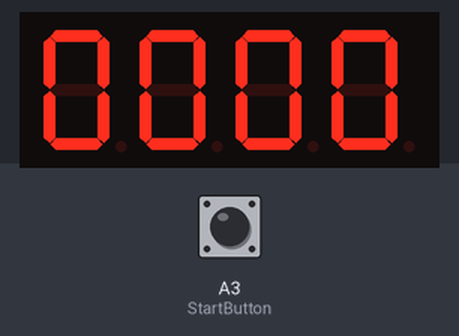
Bench run of a sketch on a simulated Arduino Uno, built with avr-gcc and run on an emulated ATmega328P. On the bench: 4-digit seven-segment display. Wiring (inferred from the names in the program): 4-digit 7-segment display, segments lit when HIGH: segments pin 3, pin 4, pin 5, pin 6, pin 7, pin 8, pin 9; digit selects pin 10, pin 11, pin 12, pin 13. The test bench sets the inputs (shaded band); at power-on: A3 (StartButton) LOW. The segment pins are drawn as the display they are named for; what the sketch prints to the serial monitor is not drawn.

Above: at 0.1 s.
At 6.9 s:
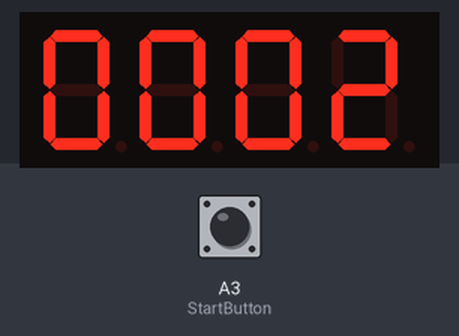
At 13.2 s:
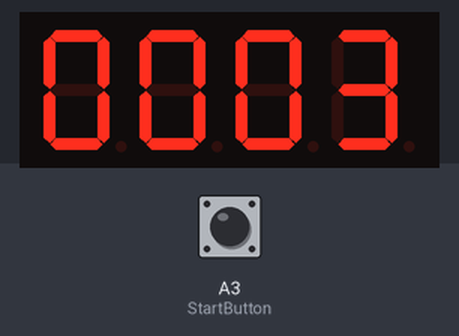
At 19.5 s:
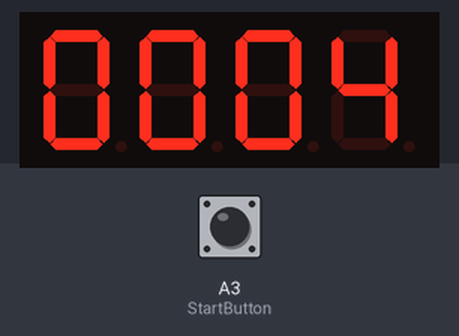
At 25.8 s:
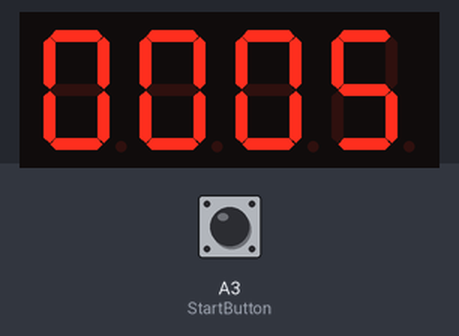
At 32.8 s:
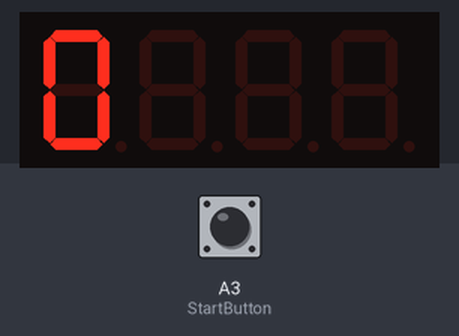

The sketch:

BarunTimer.ino
```cpp
// MODES OF OPERATION
// COUNT - Timer increments each second.  Started by "START" button.
// PAUSED - Timer stops counting, shows current time.
//          "START" button toggles between PAUSED and COUNT
//          TIME blinks in sync with colon when PAUSED
// STOPPED - Timer stops counting.  Mode entered by "STOP" button.
//          Pressing "STOP" again resets the display
//          COLON stopps blinking when timer is STOPPED (but visible)
// On Power On Reset:
//          Diplays shows 00:00
// When timer starts
//          Display clears leading Zeros, flashes colon at 1HZ i.e. "  : 1" for 1 second
#define SEGA   3
#define SEGB   4
#define SEGC   5
#define SEGD   6
#define SEGE   7
#define SEGF   8
#define SEGG   9
#define COLON  A0
// Upper colon tied to Digit3
// Lower colon tied to Digit 4
#define DIGIT1 10     // display tensMinutes
#define DIGIT2 11     // display unitMinutes
#define DIGIT3 12     // display tensSeconds
#define DIGIT4 13     // display unitMinutes  // also Built In LED
#define StartButton A3// Start Button input
#define StopButton  A2// Stop Button input
#define debounceCount 200

unsigned long previousMillis = 0;
const long interval = 500;        // Flash COLON at 1 Hz
int unitSeconds = 0;
int tensSeconds = 0;
int unitMinutes = 0;
int tensMinutes = 0;
int halfSecond = 0;
int currentDigit = 0;
// Debounce Setup
int buttonStartState; // Active High Input
int buttonStartCounter;

// Modes of operation
enum mode {
  stopped,
  pause,
  count
} currentMode;

void setup() {
  Serial.begin(115200);
  Serial.println("Barun Awesome Timer is Awesome.");
  currentMode = stopped;
  // Initialise LED driver pins as outputs
  pinMode(SEGA, OUTPUT);
  pinMode(SEGB, OUTPUT);
  pinMode(SEGC, OUTPUT);
  pinMode(SEGD, OUTPUT);
  pinMode(SEGE, OUTPUT);
  pinMode(SEGF, OUTPUT);
  pinMode(SEGG, OUTPUT);
  pinMode(COLON, OUTPUT);
  pinMode(DIGIT1, OUTPUT);
  pinMode(DIGIT2, OUTPUT);
  pinMode(DIGIT3, OUTPUT);
  pinMode(DIGIT4, OUTPUT);
  pinMode(LED_BUILTIN, OUTPUT);
  pinMode(StartButton, INPUT);
  pinMode(StopButton, INPUT);
  // Turn all LEDs off (Digit Cathodes have to be set high)
  digitalWrite(SEGA, LOW);
  digitalWrite(SEGB, LOW);
  digitalWrite(SEGC, LOW);
  digitalWrite(SEGD, LOW);
  digitalWrite(SEGE, LOW);
  digitalWrite(SEGF, LOW);
  digitalWrite(SEGG, LOW);
  digitalWrite(COLON, HIGH);    // Show Colon at Power On Reset
  digitalWrite(DIGIT1, HIGH);
  digitalWrite(DIGIT2, HIGH);
  digitalWrite(DIGIT3, HIGH);
  digitalWrite(DIGIT4, HIGH);
  buttonStartState = 0; // Active High Input
  buttonStartCounter = 0;
}

void loop() {
  // put your main code here, to run repeatedly:
  unsigned long currentMillis = millis();
  // debouce inputs here
  int currentInput = 0;
  currentInput = digitalRead(StartButton);
  //  debounce(currentInput, &buttonStartState, &buttonStartCounter);
  //  debounce(digitalRead(StartButton), &buttonStartState, &buttonStartCounter);
  Serial.print("Debouncing currentState: ");
  Serial.print(buttonStartState); Serial.print(" :");
  Serial.print(currentInput); Serial.print(" :");
  Serial.println(buttonStartCounter);

  if (buttonStartState != currentInput) {
    buttonStartCounter++;
    if (buttonStartCounter >= debounceCount) {
      buttonStartCounter = 0;
      buttonStartState = currentInput; // WHY DOESNT THIS WORK??!!
      Serial.print("Current State is now "); Serial.println(buttonStartState);
      Serial.println("Debounced");
      delay(5000);
    }
  } else {
    buttonStartCounter = 0;
  }
  //Serial.print("buttonStartState is :"); Serial.print(buttonStartState); Serial.println(buttonStartCounter);
  Serial.print("Current State is now top be compared "); Serial.println(buttonStartState);
  if (buttonStartState = 1) {
    if (currentMode == count) {
      currentMode = pause;
    } else {
      currentMode = count;
    }
  }
  //  if (debounceStop.read() == 1) {
  //currentMode = stopped;
  //}
  if (currentMillis - previousMillis >= interval) {                 // Every Half Second
    previousMillis = currentMillis;

    if (currentMode == count) { // count = 2
      if (halfSecond == 0) {
        updateTime();
        //        digitalWrite(COLON, !digitalRead(COLON));
        digitalWrite(COLON, HIGH);
        halfSecond = 1;
      } else {
        digitalWrite(COLON, LOW);
        halfSecond = 0;
      }
    }
  }
  displayTime();
}
```

debounce.ino
```cpp
void debounce(int test, int *state, int *counter) {
  if ((*state) != test) {
    (*counter)++;
    if ((*counter) >= debounceCount) {
      (*counter) = 0;
      (*state) = test;
    }
  } else {
    (*counter) = 0;
  }
}
```

updateTime.ino
```cpp
void updateTime() {
  // Format MM:SS for the display
  unitSeconds++;
  if (unitSeconds > 9) {
    unitSeconds = 0;
    if (tensSeconds == -1) {
      tensSeconds = 1;
    } else {
      tensSeconds++;
    }
    if (tensSeconds > 5) {
      tensSeconds = 0;
      if (unitMinutes == -1) {
        unitMinutes = 1;
      } else {
        unitMinutes++;
      }
      if (unitMinutes > 9) {
        unitMinutes = 0;
        if (tensMinutes == -1) {
          tensMinutes = 1;
        } else {
          tensMinutes++;
        }
        if (tensMinutes > 9) {
          tensMinutes = 0;    // clock rolls over to 00:00 - or should we halt?
        }
      }
    }
  }
}

void displayTime() {
  //Set digit
  switch (currentDigit) {
    case 0:
      displayDigit(-1);
      digitalWrite(DIGIT1, HIGH);
      digitalWrite(DIGIT2, HIGH);
      digitalWrite(DIGIT3, HIGH);
      digitalWrite(DIGIT4, LOW);
      displayDigit(unitSeconds);
      currentDigit = 1;
      break;
    case 1:
      displayDigit(-1);
      digitalWrite(DIGIT1, HIGH);
      digitalWrite(DIGIT2, HIGH);
      digitalWrite(DIGIT3, LOW);
      digitalWrite(DIGIT4, HIGH);
      displayDigit(tensSeconds);
      currentDigit = 2;
      break;
    case 2:
      displayDigit(-1);
      digitalWrite(DIGIT1, HIGH);
      digitalWrite(DIGIT2, LOW);
      digitalWrite(DIGIT3, HIGH);
      digitalWrite(DIGIT4, HIGH);
      displayDigit(unitMinutes);
      currentDigit = 3;
      break;
    case 3:
      displayDigit(-1);
      digitalWrite(DIGIT1, LOW);
      digitalWrite(DIGIT2, HIGH);
      digitalWrite(DIGIT3, HIGH);
      digitalWrite(DIGIT4, HIGH);
      displayDigit(tensMinutes);
      currentDigit = 0;
  }
}
```

segmentDriverRoutines.ino
```cpp
// Set Segments to drive digits
void displayDigit(int character) {

  switch (character) {
    case 0:
      digitalWrite(SEGA, HIGH);
      digitalWrite(SEGB, HIGH);
      digitalWrite(SEGC, HIGH);
      digitalWrite(SEGD, HIGH);
      digitalWrite(SEGE, HIGH);
      digitalWrite(SEGF, HIGH);
      digitalWrite(SEGG, LOW);
      break;
    case 1:
      digitalWrite(SEGA, LOW);
      digitalWrite(SEGB, HIGH);
      digitalWrite(SEGC, HIGH);
      digitalWrite(SEGD, LOW);
      digitalWrite(SEGE, LOW);
      digitalWrite(SEGF, LOW);
      digitalWrite(SEGG, LOW);
      break;
    case 2:
      digitalWrite(SEGA, HIGH);
      digitalWrite(SEGB, HIGH);
      digitalWrite(SEGC, LOW);
      digitalWrite(SEGD, HIGH);
      digitalWrite(SEGE, HIGH);
      digitalWrite(SEGF, LOW);
      digitalWrite(SEGG, HIGH);
      break;
    case 3:
      digitalWrite(SEGA, HIGH);
      digitalWrite(SEGB, HIGH);
      digitalWrite(SEGC, HIGH);
      digitalWrite(SEGD, HIGH);
      digitalWrite(SEGE, LOW);
      digitalWrite(SEGF, LOW);
      digitalWrite(SEGG, HIGH);
      break;
    case 4:
      digitalWrite(SEGA, LOW);
      digitalWrite(SEGB, HIGH);
      digitalWrite(SEGC, HIGH);
      digitalWrite(SEGD, LOW);
      digitalWrite(SEGE, LOW);
      digitalWrite(SEGF, HIGH);
      digitalWrite(SEGG, HIGH);
      break;
    case 5:
      digitalWrite(SEGA, HIGH);
      digitalWrite(SEGB, LOW);
      digitalWrite(SEGC, HIGH);
      digitalWrite(SEGD, HIGH);
      digitalWrite(SEGE, LOW);
      digitalWrite(SEGF, HIGH);
      digitalWrite(SEGG, HIGH);
      break;
    case 6:
      digitalWrite(SEGA, HIGH);
      digitalWrite(SEGB, LOW);
      digitalWrite(SEGC, HIGH);
      digitalWrite(SEGD, HIGH);
      digitalWrite(SEGE, HIGH);
      digitalWrite(SEGF, HIGH);
      digitalWrite(SEGG, HIGH);
      break;
    case 7:
      digitalWrite(SEGA, HIGH);
      digitalWrite(SEGB, HIGH);
      digitalWrite(SEGC, HIGH);
      digitalWrite(SEGD, LOW);
      digitalWrite(SEGE, LOW);
      digitalWrite(SEGF, LOW);
      digitalWrite(SEGG, LOW);
      break;
    case 8:
      digitalWrite(SEGA, HIGH);
      digitalWrite(SEGB, HIGH);
      digitalWrite(SEGC, HIGH);
      digitalWrite(SEGD, HIGH);
      digitalWrite(SEGE, HIGH);
      digitalWrite(SEGF, HIGH);
      digitalWrite(SEGG, HIGH);
      break;
    case 9:
      digitalWrite(SEGA, HIGH);
      digitalWrite(SEGB, HIGH);
      digitalWrite(SEGC, HIGH);
      digitalWrite(SEGD, HIGH);
      digitalWrite(SEGE, LOW);
      digitalWrite(SEGF, HIGH);
      digitalWrite(SEGG, HIGH);
      break;
    default:                    // Set a digit to -1 to blank it
      digitalWrite(SEGA, LOW);
      digitalWrite(SEGB, LOW);
      digitalWrite(SEGC, LOW);
      digitalWrite(SEGD, LOW);
      digitalWrite(SEGE, LOW);
      digitalWrite(SEGF, LOW);
      digitalWrite(SEGG, LOW);
      break;
  }
}
```

Measured:
- what the display in image 0 shows lasts 0.5 s, from 0.1 s to 0.6 s
- what the display in image 1 shows lasts 0.7 s, from 6.9 s to 7.6 s
- what the display in image 5 shows lasts 4.9 s, from 32.8 s to 37.7 s
